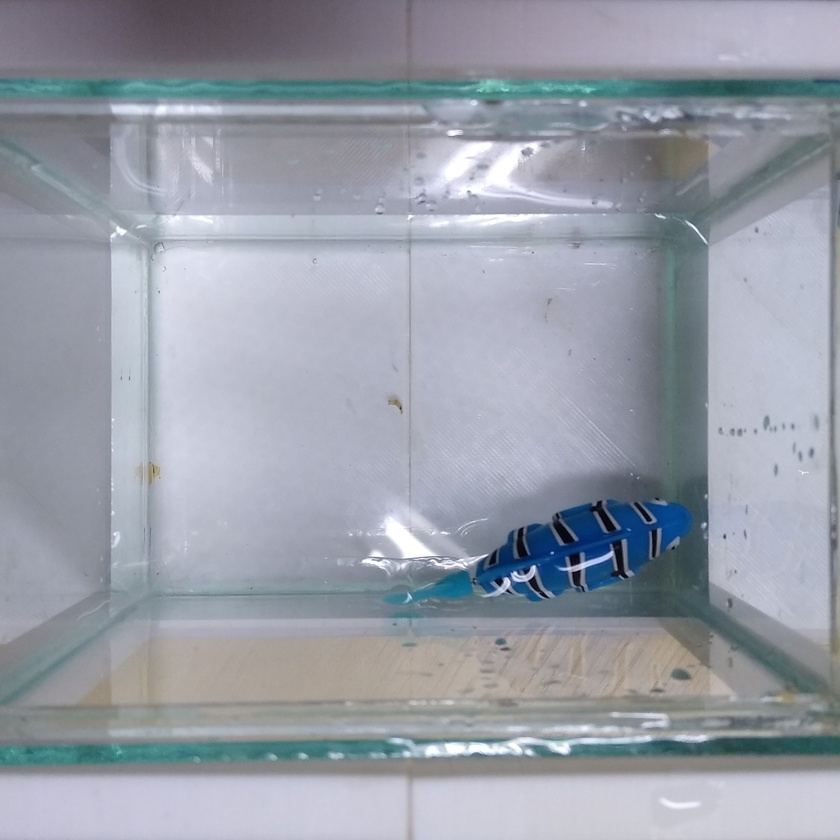
#> input picture Codigos/Haar_Cascade/dataset/com_peixe/IMG_20230913_194750065.jpg, 840 x 840 px, shrunk from 2518 x 2518 before the run, given in place of the camera
$ python 'Identificar_conjuntos pretos.py'
#> lines starting #> are read from the running program, lines starting #| are printed output that depends on the picture; after the words box and inside, x2 and y2 are one past the last pixel; in counts of white or black regions, pixels touching at a corner belong together
#> in main, frame is the input picture: shape (840, 840, 3); mean B, G, R 168.2, 157.5, 152.4
import time
import cv2
import numpy as np


def lineanize_black_hsv(frame):
    hsv = cv2.cvtColor(frame, cv2.COLOR_BGR2HSV)
#> hsv: shape (840, 840, 3); mean H, S, V 105.1, 31, 169.4
    black_mask = cv2.inRange(hsv, (0, 20, 0), (255, 255, 90))
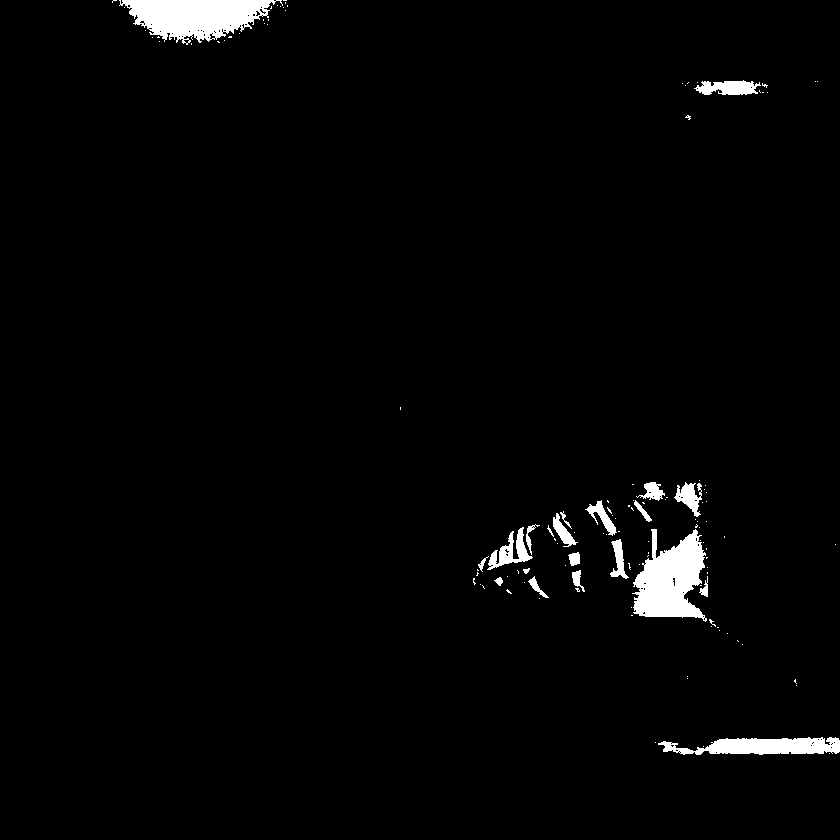
#> black_mask: shape (840, 840); 2.2% white; 126 white regions (105 under 20 px), largest, box (x1, y1, x2, y2) and area: (119, 0, 283, 45) 4433, (632, 529, 707, 622) 4293, (658, 737, 840, 755) 2220
    black_result= cv2.bitwise_and(frame, frame, mask=black_mask)
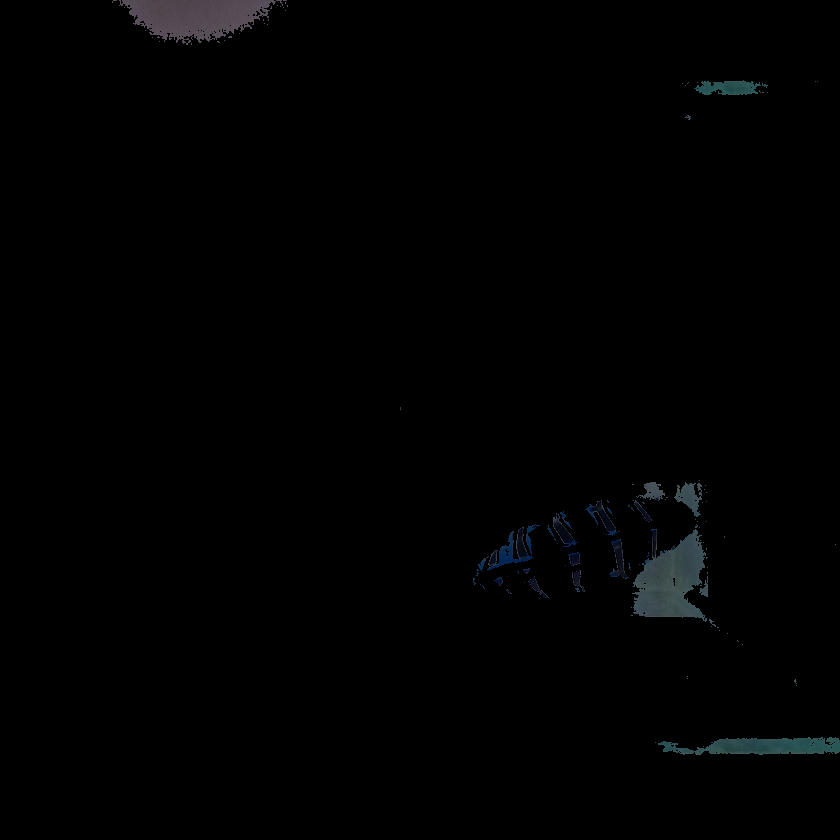
#> black_result: shape (840, 840, 3); mean B, G, R 1.7, 1.5, 1.2

    binary_frame = cv2.cvtColor( black_result, cv2.COLOR_BGR2GRAY)
    _,binary_frame = cv2.threshold(binary_frame, 0, 255, cv2.THRESH_BINARY)
    cv2.imshow('Imagem binaria por hsv', binary_frame)

    pixel_cover = np.ones((2, 2), np.uint8)
    binary_frame = cv2.dilate(binary_frame, pixel_cover, iterations=6)
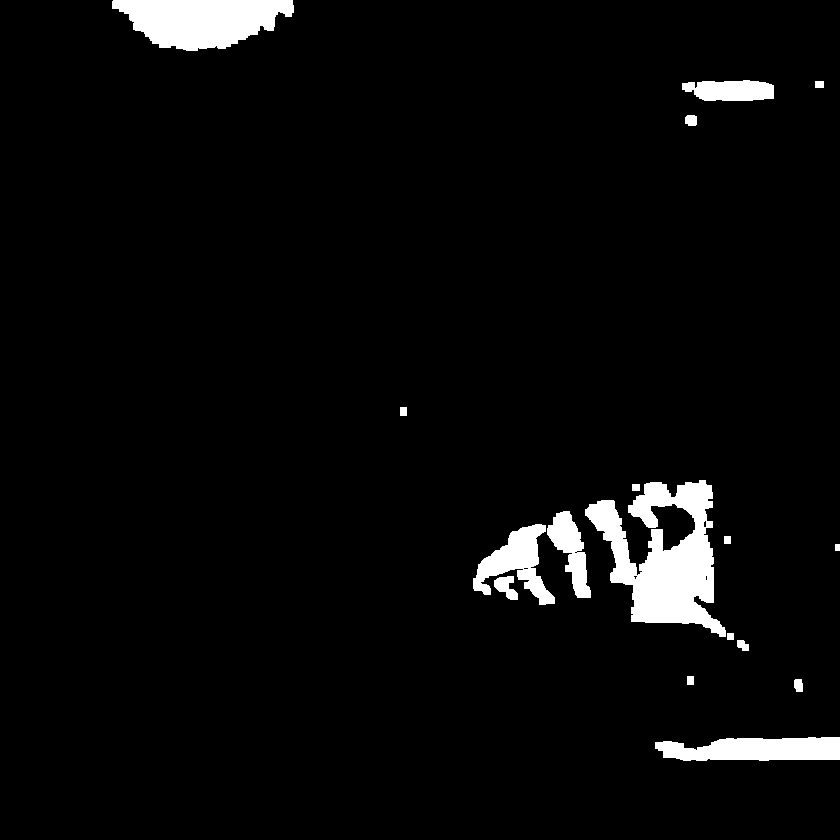
#> binary_frame: shape (840, 840); 4% white; 17 white regions
    cv2.imshow('Imagem com menos ruido', binary_frame)

    return binary_frame

def trancking(frame, hsv):
    contours, hierarchy = cv2.findContours(hsv, cv2.RETR_LIST, cv2.CHAIN_APPROX_SIMPLE)
#> contours = 22 contours, 5 with area under 20; largest, box (x1, y1, x2, y2) and area: (585, 480, 726, 637) 10312, (112, 0, 294, 51) 6340, (655, 737, 840, 761) 3392, (473, 524, 555, 605) 2665, (547, 511, 591, 598) 1682
    if contours:
        max_Area = cv2.contourArea(contours[0])
#> max_Area = 3392.5
        contour_Max_Area_Id = 0
        i = 0
        for cnt in contours:
            if max_Area < cv2.contourArea(cnt):
                max_Area = cv2.contourArea(cnt)
                contour_Max_Area_Id = i
            i += 1
#> this loop made 22 passes
#> cnt on passes 3, 5, 11, 12, 16, 18, 20: [[687, 676], [687, 684], [693, 684], [693, 676]], [[727, 633], [727, 639], [733, 639], [733, 633]], [[835, 544], [835, 550], [839, 550], [839, 544]], [[724, 536], [724, 543], [730, 543], [730, 536]], [[632, 484], [632, 490], [639, 490], [639, 484]], [[400, 407], [400, 415], [406, 415], [406, 407]], [[815, 81], [815, 87], [823, 87], [823, 81]]
#> after the loop, contour_Max_Area_Id = 16; i = 22; max_Area = 10312.5

        cntMaxArea = contours[contour_Max_Area_Id]
#> cntMaxArea = contour of 361 points, box (x1, y1, x2, y2) (585, 480, 726, 637), area 10312
        x_Rect, y_Rect, w_Rect, h_Rect = cv2.boundingRect(cntMaxArea)
#> x_Rect = 585; y_Rect = 480; w_Rect = 141; h_Rect = 157

        cv2.rectangle(frame, (x_Rect, y_Rect), (x_Rect + w_Rect, y_Rect + h_Rect), (0, 0, 255), 2)
        cv2.circle(frame, (x_Rect + int(w_Rect/2), y_Rect + int(h_Rect/2)), 5, (0, 255, 0), -1)
#> frame: shape (840, 840, 3); mean B, G, R 167.9, 157.2, 152.7

        height, width, _ = frame.shape
#> height = 840; width = 840
        cv2.circle(frame, (int(width/2), int(height/2)), 5, (255, 0, 0), -1)
#> frame: shape (840, 840, 3); mean B, G, R 167.9, 157.2, 152.7

        frame = cv2.line(frame, (int(width/2), int(height/2)), (x_Rect + int(w_Rect/2), y_Rect + int(h_Rect/2)), (0, 255, 0), 2)
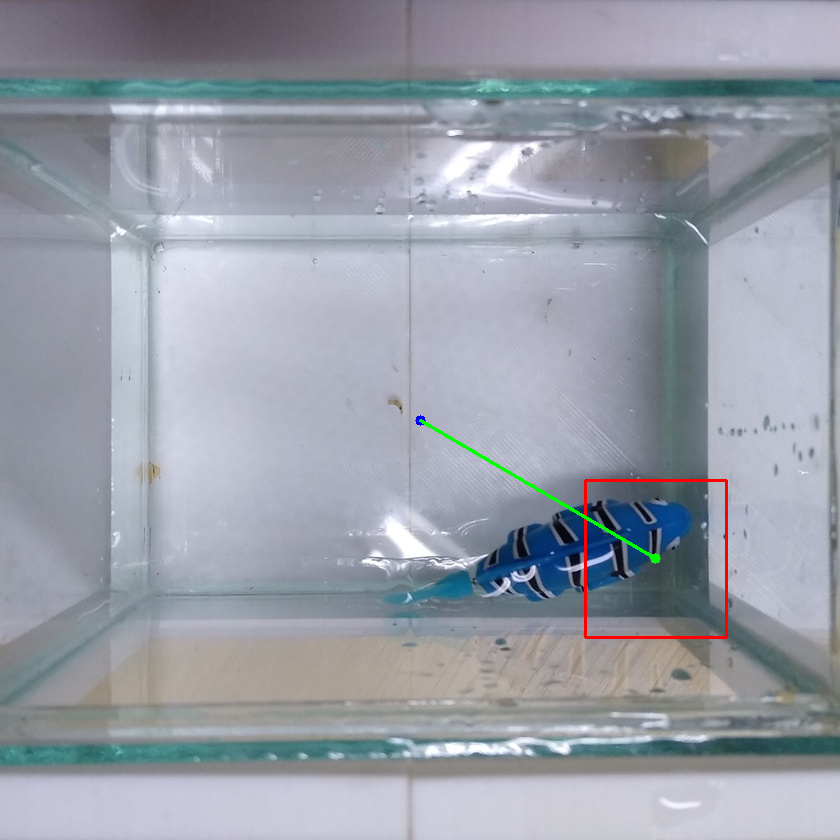
#> frame: shape (840, 840, 3); mean B, G, R 167.7, 157.4, 152.6

        vetor_AB = np.array([x_Rect + int(w_Rect/2) - int(width/2), y_Rect + int(h_Rect/2) - int(height/2)])
#> vetor_AB = [235, 138]
        escalar_AB = np.linalg.norm(vetor_AB)
#> escalar_AB = 272.5
        print("\nVetor AB:", vetor_AB)
#| Vetor AB: [235 138]
        print("Escalar AB:", int(escalar_AB))
#| Escalar AB: 272

    return frame

def main():
    webcam = cv2.VideoCapture(0)

    while True:
        validacao, frame = webcam.read()

        if validacao:

            hsv = lineanize_black_hsv(frame)

            frame = trancking(frame, hsv)
            cv2.imshow('HSV', frame)
            time.sleep(1)

            if cv2.waitKey(1) != -1:
#> (key Esc is pressed here)
                break
        else:
            break
    webcam.release()
    cv2.destroyAllWindows()


if __name__ == '__main__':
    main()

$ run again, on Codigos/Haar_Cascade/dataset/com_peixe/IMG_20230913_194804060.jpg
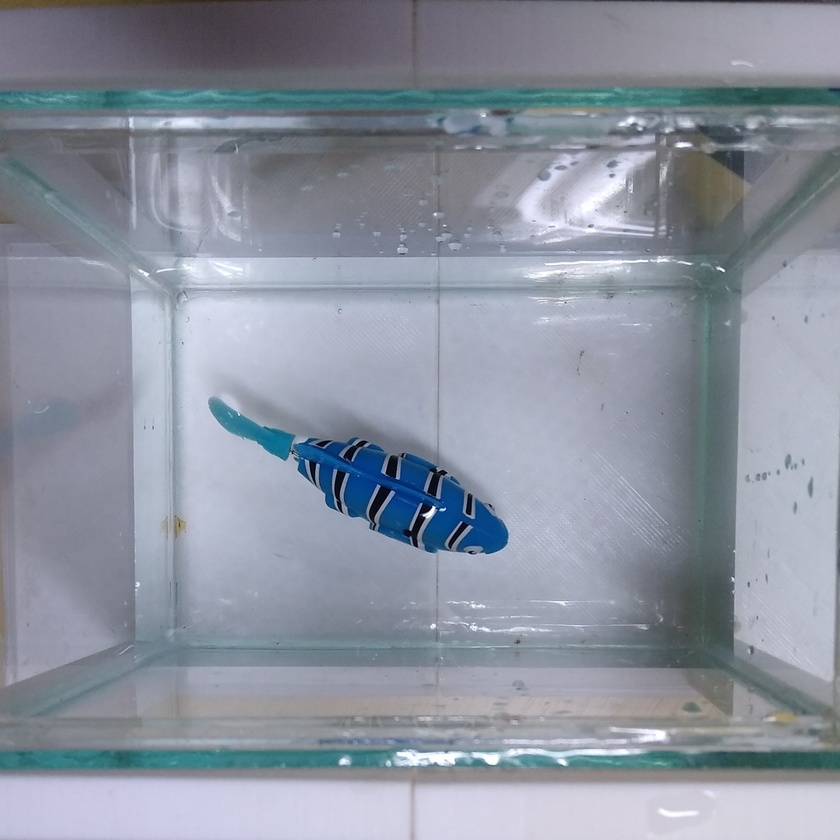
#> input picture Codigos/Haar_Cascade/dataset/com_peixe/IMG_20230913_194804060.jpg, 840 x 840 px, shrunk from 2425 x 2425 before the run, given in place of the camera
#> in main, frame is the input picture: shape (840, 840, 3); mean B, G, R 159.8, 147, 140.2
#> hsv: shape (840, 840, 3); mean H, S, V 111.2, 35.4, 160.1
#> in lineanize_black_hsv, `black_mask = cv2.inRange(hsv, (0, 20, 0), (255, 255, 90))`:
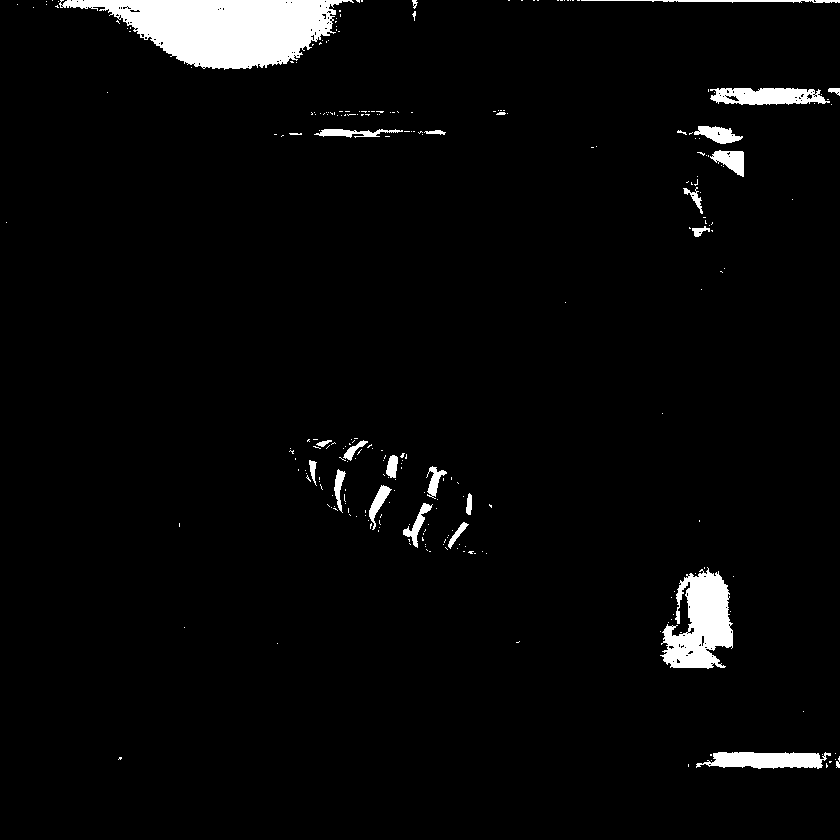
#> black_mask: shape (840, 840); 3.5% white; 264 white regions (236 under 20 px), largest, box (x1, y1, x2, y2) and area: (59, 0, 354, 70) 12127, (660, 567, 733, 669) 4536, (696, 752, 831, 769) 1670
#> contours = 48 contours, 1 with area under 20; largest, box (x1, y1, x2, y2) and area: (46, 0, 369, 76) 14990, (660, 567, 739, 675) 6462, (696, 752, 840, 775) 2762, (708, 88, 840, 111) 2685, (677, 126, 750, 183) 2098
#> in trancking, `max_Area = cv2.contourArea(contours[0])`: max_Area = 48
#> the loop in trancking, `for cnt in contours:` made 48 passes
#> max_Area on passes 2, 3, 10, 48: 70, 2761.5, 6462.5, 14990
#> after the loop in trancking, `for cnt in contours:`: contour_Max_Area_Id = 47; i = 48; max_Area = 14990
#> cntMaxArea = contour of 160 points, box (x1, y1, x2, y2) (46, 0, 369, 76), area 14990
#> x_Rect = 46; y_Rect = 0; w_Rect = 323; h_Rect = 76
#> in trancking, `frame = cv2.line(frame, (int(width/2), int(height/2)), (x_Rect + int(w..`:
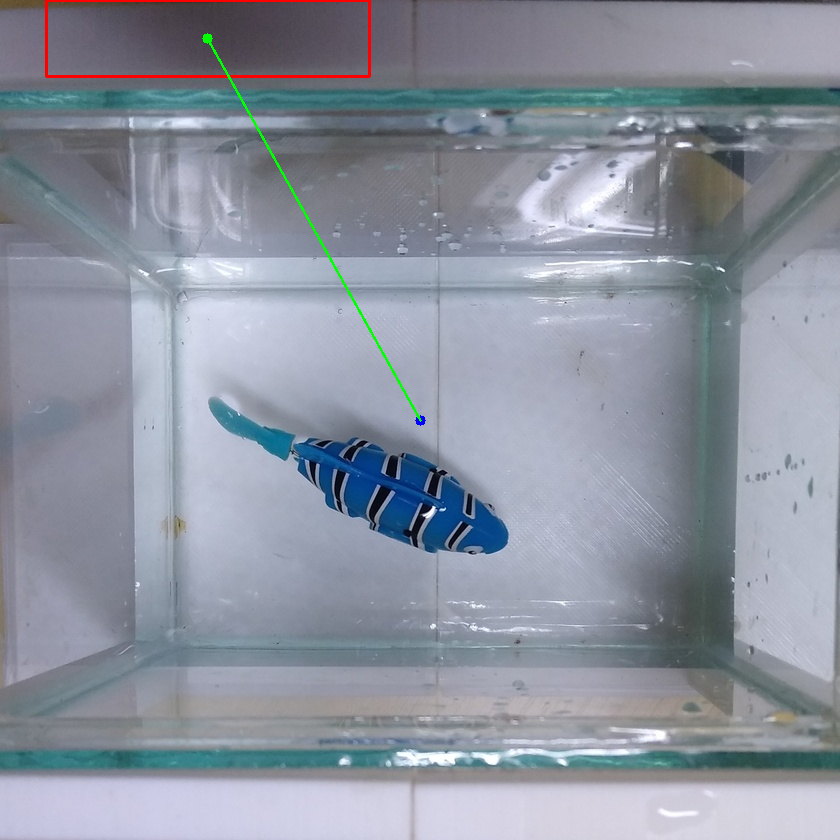
#> frame: shape (840, 840, 3); mean B, G, R 159.3, 146.9, 140.4
#> vetor_AB = [-213, -382]
#> escalar_AB = 437.4
#| Vetor AB: [-213 -382]
#| Escalar AB: 437
